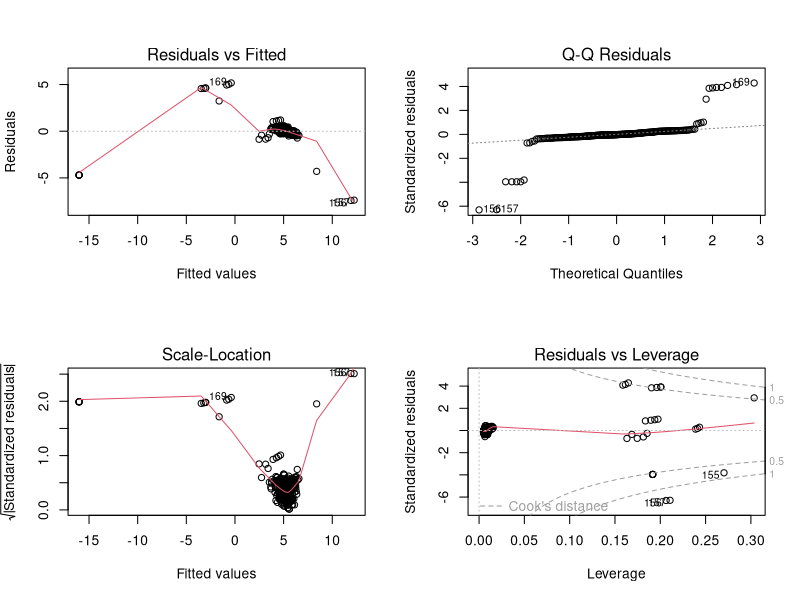
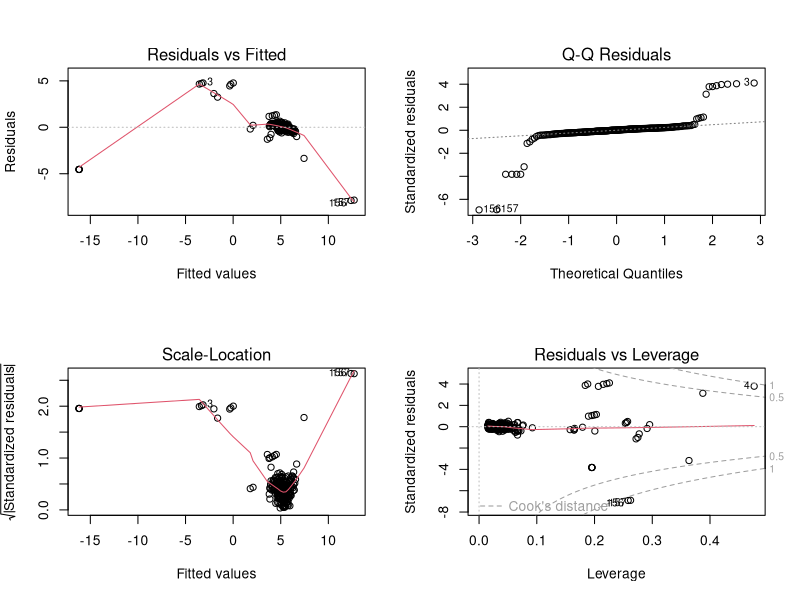

Generate these figures, in order, with R:
# NEW regression model

# Load libraries ----
library(corrplot)
library(car)

# Load data ----
data <- read.csv("Data/starbucks.csv", header = TRUE, sep = ",")

# Overview of the data ----
summary(data)
str(data)

# Check how many categories there are in the first column
table(data$Beverage_category)
unique(data$Beverage_category)
table(data$Beverage_prep)
unique(data$Beverage_prep)
table(data$Beverage)
unique(data$Beverage)

# Data transformation ----
# Remove percentage sign from the data
data$Vitamin.C....DV. <- as.numeric(gsub("%", "", data$Vitamin.C....DV.))
data$Calcium....DV. <- as.numeric(gsub("%", "", data$Calcium....DV.))
data$Iron....DV. <- as.numeric(gsub("%", "", data$Iron....DV.))
data$Vitamin.A....DV. <- as.numeric(gsub("%", "", data$Vitamin.A....DV.))

# Set the other variables as numeric
data$Calories <- as.numeric(data$Calories)
data$Trans.Fat..g. <- as.numeric(data$Trans.Fat..g.)
data$Total.Fat..g. <- as.numeric(data$Total.Fat..g.)
data$Cholesterol..mg. <- as.numeric(data$Cholesterol..mg.)
data$Sodium..mg. <- as.numeric(data$Sodium..mg.)
data$Total.Carbohydrates..g. <- as.numeric(data$Total.Carbohydrates..g.)
data$Dietary.Fibre..g. <- as.numeric(data$Dietary.Fibre..g.)
data$Sugars..g. <- as.numeric(data$Sugars..g.)
data$Caffeine..mg. <- as.numeric(data$Caffeine..mg.)

# We have some missing values in the variable caffeine 
is.na(data$Caffeine..mg.)
# There are different way to impute NA
# Use the median is a suitable choice because we look 
# into structure of the variable
summary(data$Caffeine..mg.)


# create a copy of original dataset 
data_cleaned <- data

# Presence of Outliers: Looking at the summary statistics provided, 
# the presence of outliers is indicated by the large difference 
# between the mean (89.52 mg.) and the median (75 mg.).

# Outliers can skew the mean, making it less representative of the 
# central tendency of the data.

# The median, being resistant to outliers, provides a better 
# measure of central tendency in this scenario.

# Possibly non-normal distribution 
# With 23 missing values out of 242 observations, 
# the dataset has a relatively small proportion of missing values 
# (approximately 9.5%). 


# Impute NA with median of the  'Caffeine..mg.', without NA
data_cleaned$Caffeine..mg.[is.na(data_cleaned$Caffeine..mg.)] <- median(data_cleaned$Caffeine..mg., na.rm = TRUE)

# no more NA ---> now we can work directly on cleaned dataset 
summary(data_cleaned$Caffeine..mg.)
is.na(data_cleaned$Caffeine..mg.)


# Rename the cleaned data columns by removing the dots and the unity of measure
colnames(data_cleaned) <- c("Beverage_category", "Beverage",
                            "Beverage_prep", "Calories",
                            "Total_Fat", "Trans_Fat",
                            "Saturated_Fat", "Sodium",
                            "Total_Carbohydrates", "Cholesterol",
                            "Dietary_Fibre", "Sugars",
                            "Protein", "Vitamin_A",
                            "Vitamin_C", "Calcium",
                            "Iron", "Caffeine")

# We have to standardize the data before fitting the regression model
# because the variables have different scales and the data distribution is unbalanced

# Select only numeric variables from the cleaned dataset in order to implement regression model

numerical_vars <- data_cleaned[, sapply(data_cleaned, is.numeric)]

# Before starting to fit the regression model we want to standardize our numeric variable

# We standardize the data using a logaritmic transformation
# because the data is not normally distributed
epsilon <- 1e-9
log_tran_data <- log(numerical_vars + epsilon)

# set as df

log_tran_data_df <- as.data.frame(log_tran_data)

# Fit the linear regression model

mod_log_tr <- lm(Calories ~ ., data = log_tran_data_df)

summary(mod_log_tr)

AIC(mod_log_tr)
BIC(mod_log_tr)
vif(mod_log_tr)

# Bakcward selection

mod_log_tr_backward <- step(mod_log_tr, direction = "backward")
summary(mod_log_tr_backward)
AIC(mod_log_tr_backward)
BIC(mod_log_tr_backward)
vif(mod_log_tr_backward)

# Stampare le variabili nel modello completo
cat("Variabili nel modello completo:\n")
names(coefficients(mod_log_tr))

# Stampare le variabili nel modello backward
cat("\nVariabili nel modello backward:\n")
names(coefficients(mod_log_tr_backward))


# Forwards selection

mod_log_tr_forward <- step(mod_log_tr, direction = "forward")
summary(mod_log_tr_forward)
AIC(mod_log_tr_forward)
BIC(mod_log_tr_forward)
vif(mod_log_tr_forward)

# Stampare le variabili nel modello forward
cat("\nVariabili nel modello forward:\n")
names(coefficients(mod_log_tr_forward))


# Stepwise selection

mod_log_tr_stepwise <- step(mod_log_tr, direction = "both")
summary(mod_log_tr_stepwise)
AIC(mod_log_tr_stepwise)
BIC(mod_log_tr_stepwise)
vif(mod_log_tr_stepwise)

# Stampare le variabili nel modello stepwise
cat("\nVariabili nel modello stepwise:\n")
names(coefficients(mod_log_tr_stepwise))



# ANOVA between full model and backward model

anova(mod_log_tr, mod_log_tr_backward)

# Analysis of residuals

# We can check the residuals of the model to see if they are normally distributed

# We can use the Shapiro-Wilk test to check the normality of the residuals

shapiro.test(residuals(mod_log_tr_backward))

par(mfrow = c(2, 2))
plot(mod_log_tr_backward)

plot(mod_log_tr)






# Logistic model

# We can also fit a logistic model to predict the calories

# We have to create a binary variable to predict the calories
# We can use the median of the calories as threshold
# If the calories are greater than the median we set 1, otherwise 0
# We can use the median because the data is not normally distributed

median_calories <- median(log_tran_data_df$Calories)

log_tran_data_df$Calories <- ifelse(log_tran_data_df$Calories > median_calories, 1, 0)

# Fit the logistic model

mod_logistic <- glm(Calories ~ ., data = log_tran_data_df, family = "binomial")

summary(mod_logistic)

AIC(mod_logistic)
BIC(mod_logistic)
vif(mod_logistic)


